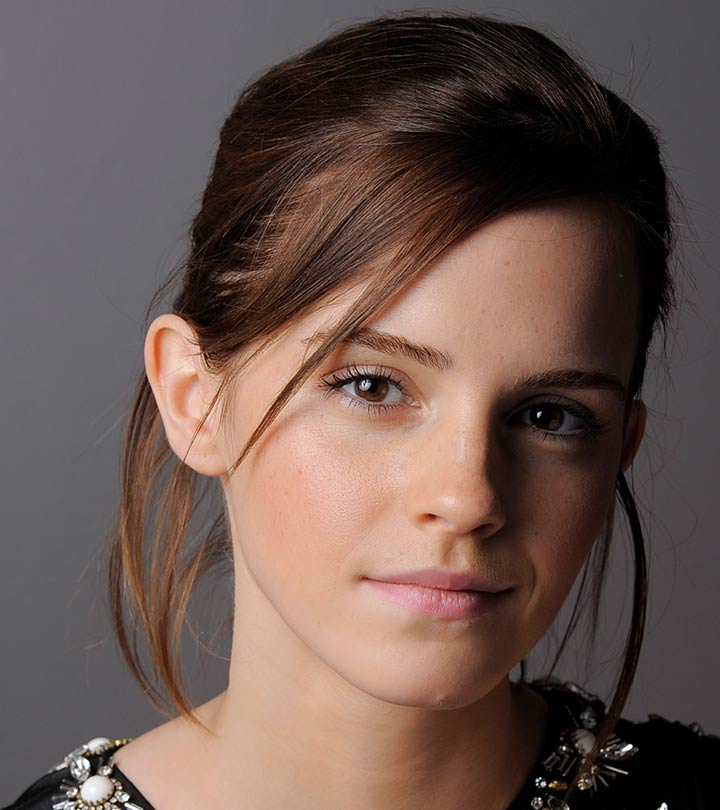
#> input picture Images/emma.jpg, 720 x 810 px, found by its file name
$ python q1_intensity_transformation.py
#> lines starting #> are read from the running program, lines starting #| are printed output that depends on the picture
#258799R Q1: Intensity Transformation

import cv2
import numpy as np
import matplotlib.pyplot as plt
import os

# 1. Coordinate points from the graph in Fig 1a
input_values =  [0, 100, 150, 255]
output_values = [0,  50, 200, 255]

def solve_q1():
    # --- PATH ADJUSTMENTS ---
    input_path = 'Images/emma.jpg'
    output_dir = 'Images/Results'  # Subfolder inside Images
    output_filename = 'q1_transformed_emma.jpg'
    output_path = os.path.join(output_dir, output_filename)

    # Check if the Results folder exists, if not, create it
    if not os.path.exists(output_dir):
        os.makedirs(output_dir)
    # -------------------------

    # 2. Load the image in grayscale
    img = cv2.imread(input_path, cv2.IMREAD_GRAYSCALE)
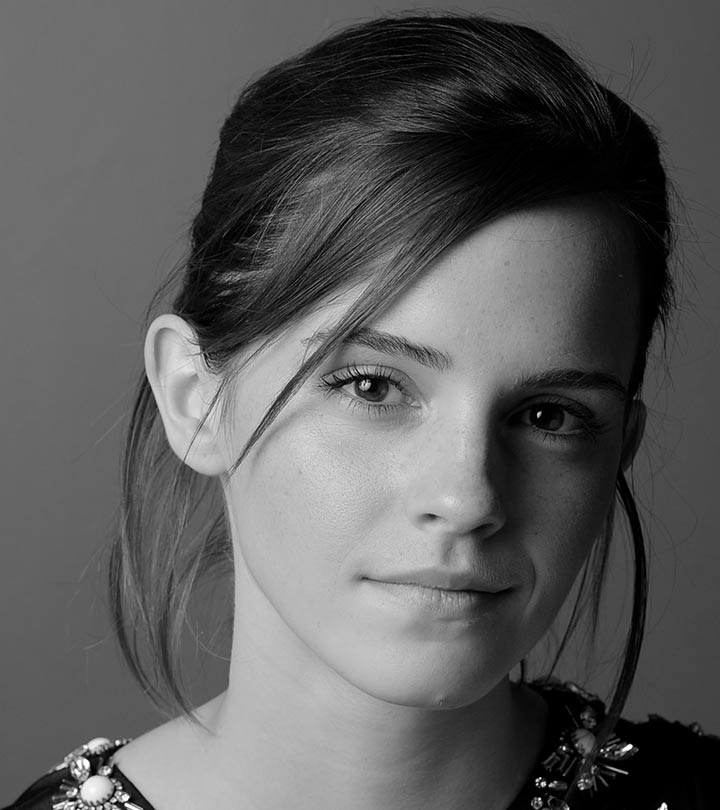
#> img: shape (810, 720); min 0, max 255, mean 92.3

    if img is None:
        print(f"Error: Could not find {input_path}. Please check the folder name and filename.")
        return

    # 3. Create the Lookup Table (LUT)
    all_inputs = np.arange(256)
    lut_values = np.interp(all_inputs, input_values, output_values).astype(np.uint8)

    # 4. Apply the transformation
    transformed_img = cv2.LUT(img, lut_values)
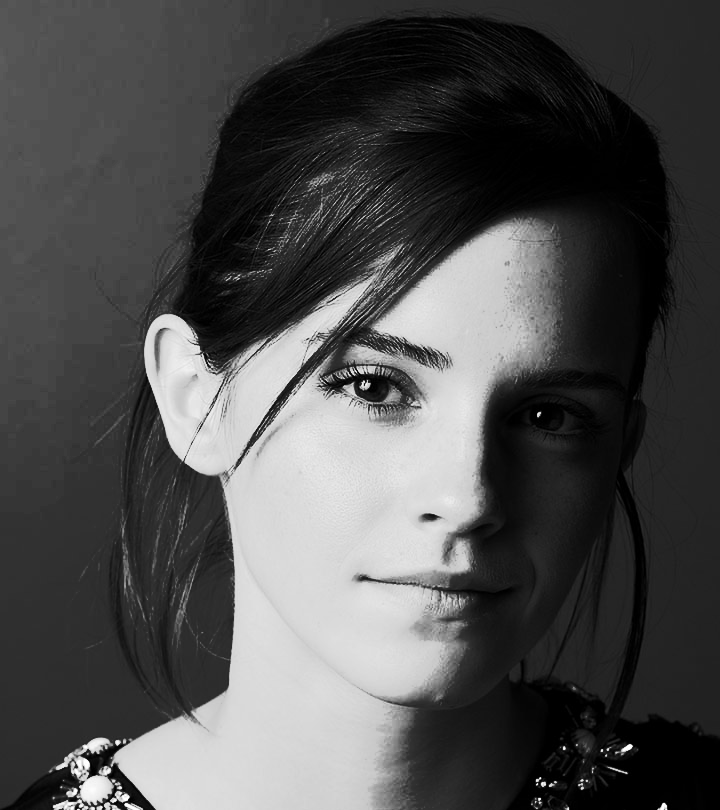
#> transformed_img: shape (810, 720); min 0, max 255, mean 78

    # 5. Save the result to the subfolder
    cv2.imwrite(output_path, transformed_img)
    print(f"Success! Transformed image saved as: {output_path}")

    # 6. Visualization
    plt.figure(figsize=(12, 5))

    plt.subplot(1, 3, 1)
    plt.imshow(img, cmap='gray')
    plt.title('Original (Emma)')
    plt.axis('off')

    plt.subplot(1, 3, 2)
    plt.plot(input_values, output_values, 'r-o', linewidth=2)
    plt.title('Transformation Graph (Fig 1a)')
    plt.xlabel('Input Intensity')
    plt.ylabel('Output Intensity')
    plt.grid(True)

    plt.subplot(1, 3, 3)
    plt.imshow(transformed_img, cmap='gray')
    plt.title('Output Result')
    plt.axis('off')

    plt.tight_layout()
    plt.show()
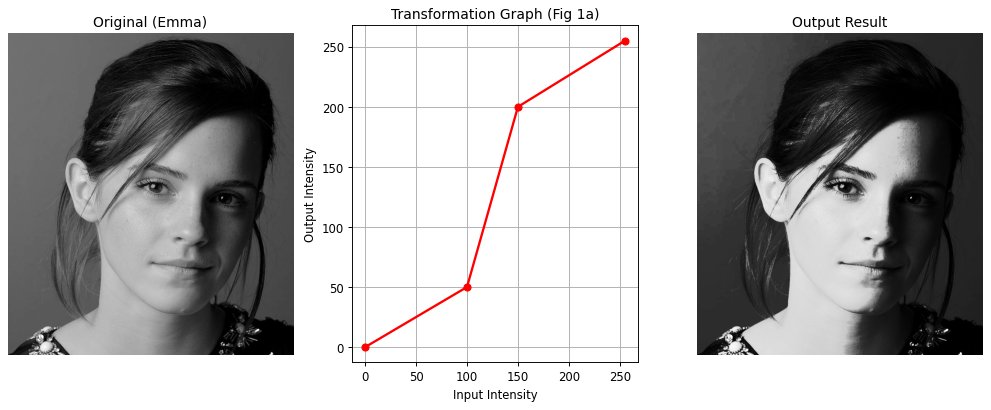
#> figure drawn by matplotlib, 3 panels

if __name__ == "__main__":
    solve_q1()

$ run again, with Images/daisy.jpg copied over Images/emma.jpg
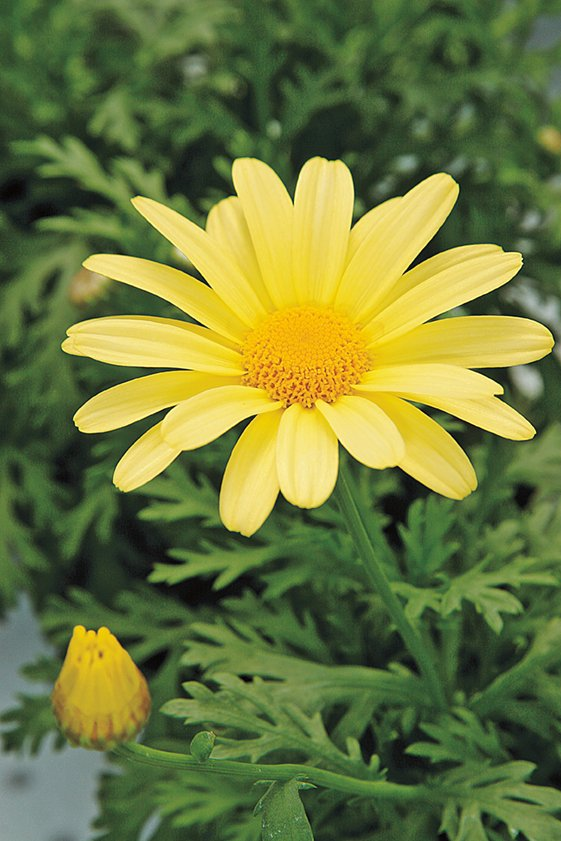
#> input picture Images/daisy.jpg, 561 x 841 px, found by its file name
#> in solve_q1, `transformed_img = cv2.LUT(img, lut_values)`:
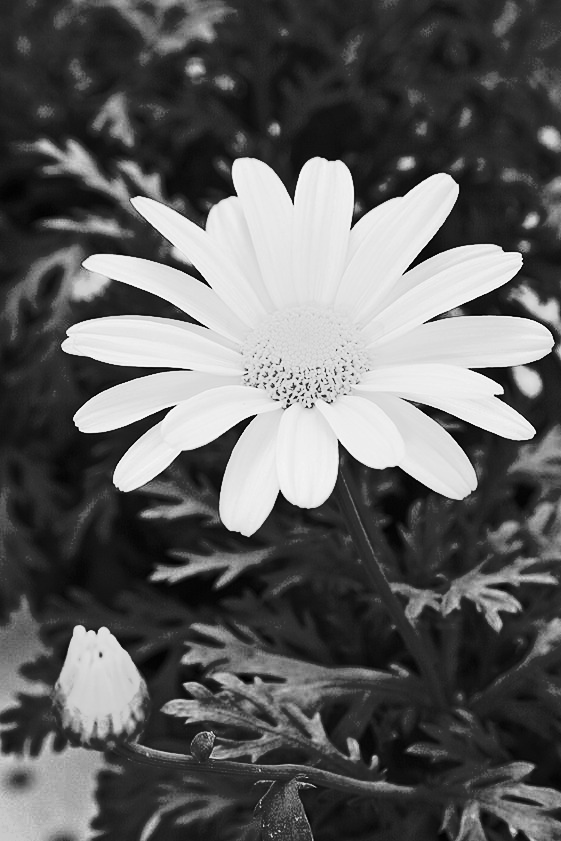
#> transformed_img: shape (841, 561); min 0, max 255, mean 95
#> in solve_q1, `plt.show()`:
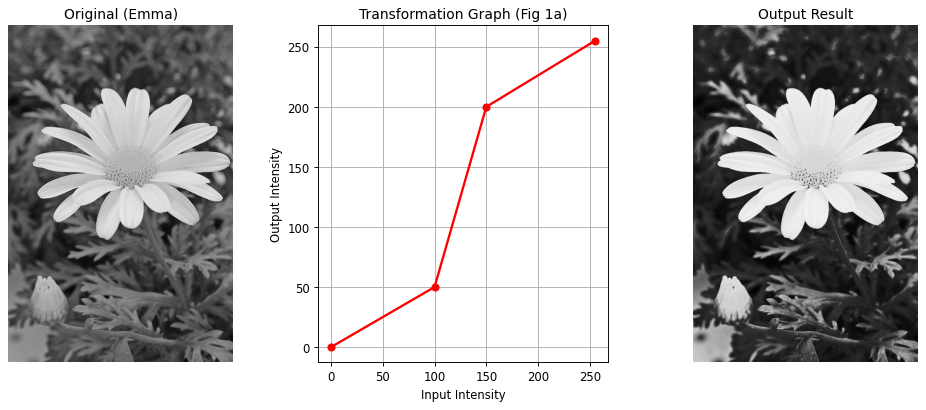
#> figure drawn by matplotlib, 3 panels

$ run again, with Images/highlights_and_shadows.jpg copied over Images/emma.jpg
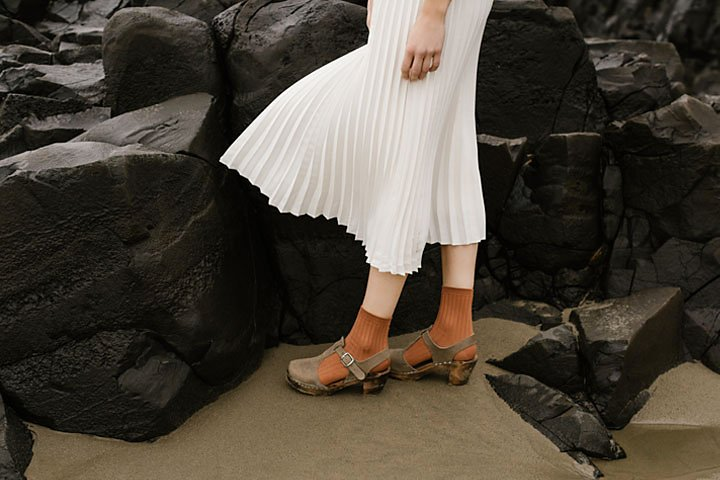
#> input picture Images/highlights_and_shadows.jpg, 720 x 480 px, found by its file name
#> in solve_q1, `transformed_img = cv2.LUT(img, lut_values)`:
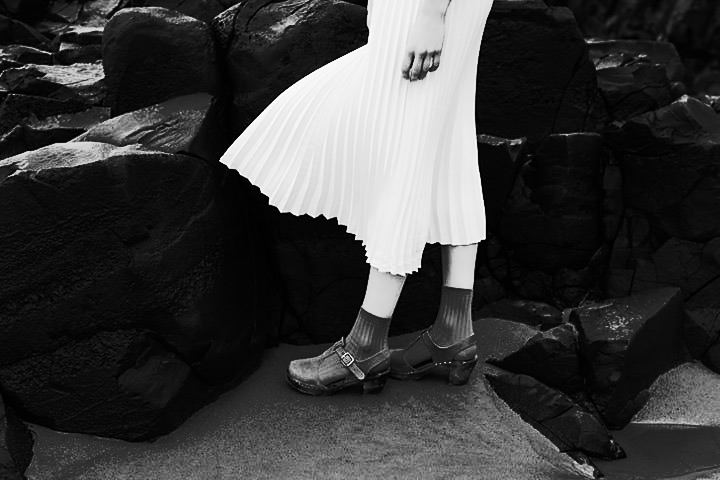
#> transformed_img: shape (480, 720); min 0, max 255, mean 58.3
#> in solve_q1, `plt.show()`:
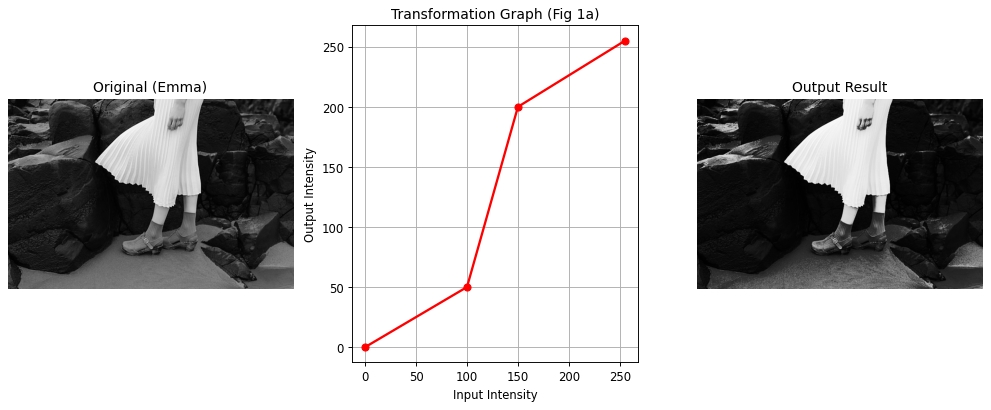
#> figure drawn by matplotlib, 3 panels

$ run again, with Images/jeniffer.jpg copied over Images/emma.jpg
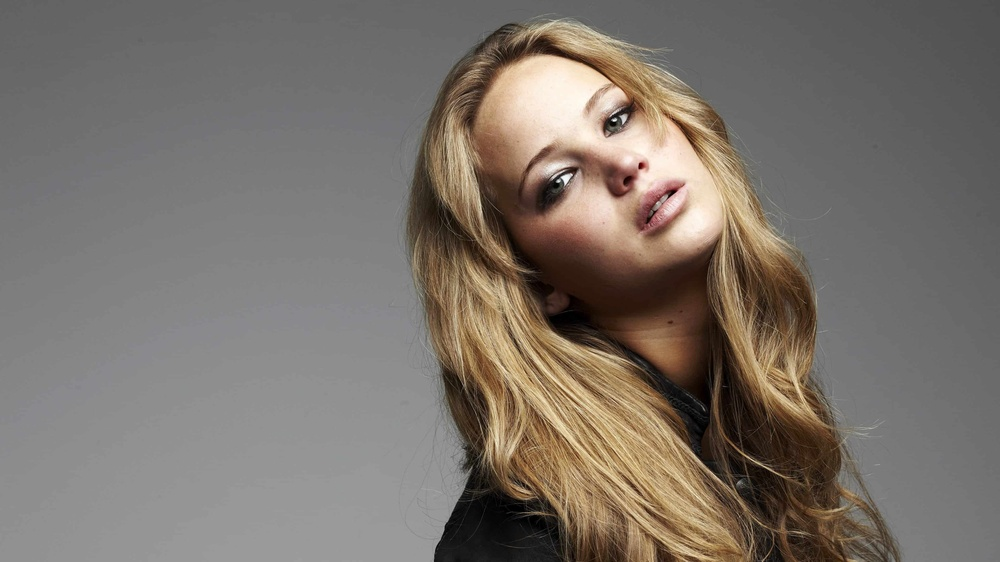
#> input picture Images/jeniffer.jpg, 1000 x 562 px, shrunk from 3840 x 2160 before the run, found by its file name
#> in solve_q1, `transformed_img = cv2.LUT(img, lut_values)`:
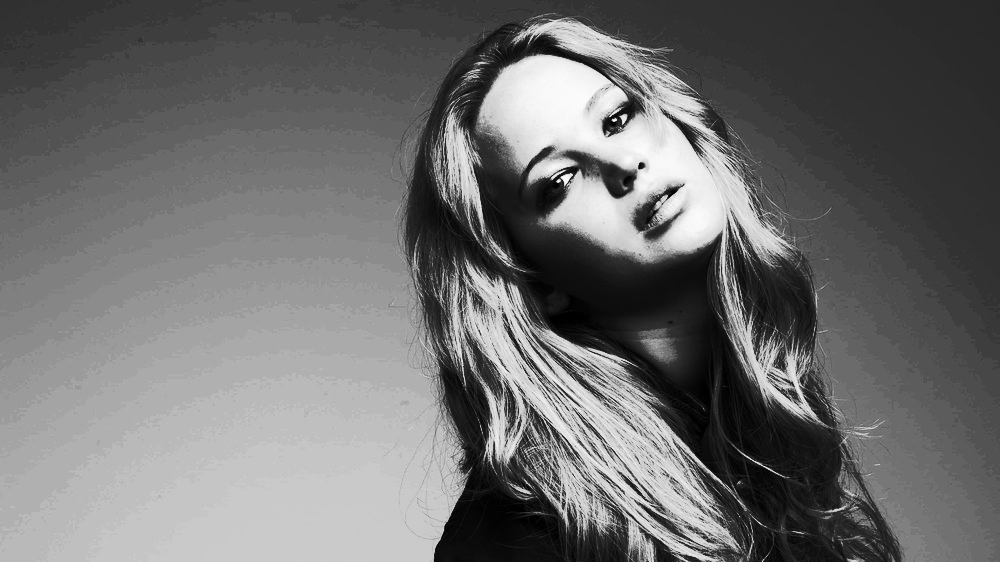
#> transformed_img: shape (562, 1000); min 0, max 253, mean 109.7
#> in solve_q1, `plt.show()`:
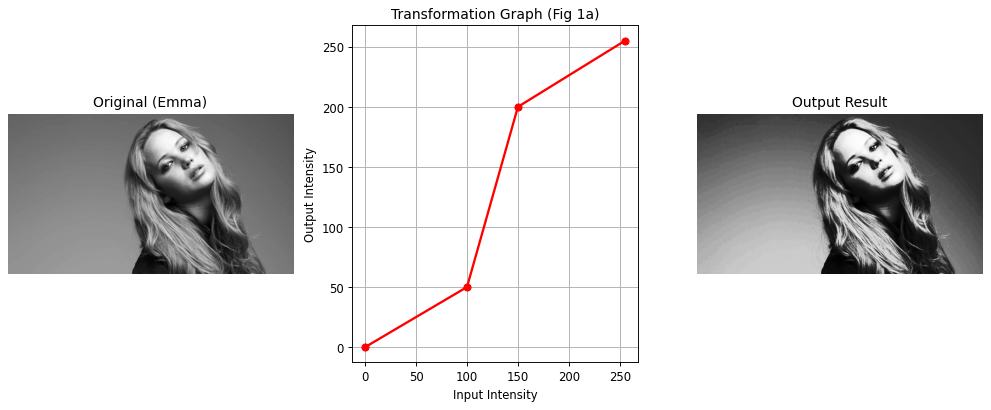
#> figure drawn by matplotlib, 3 panels
